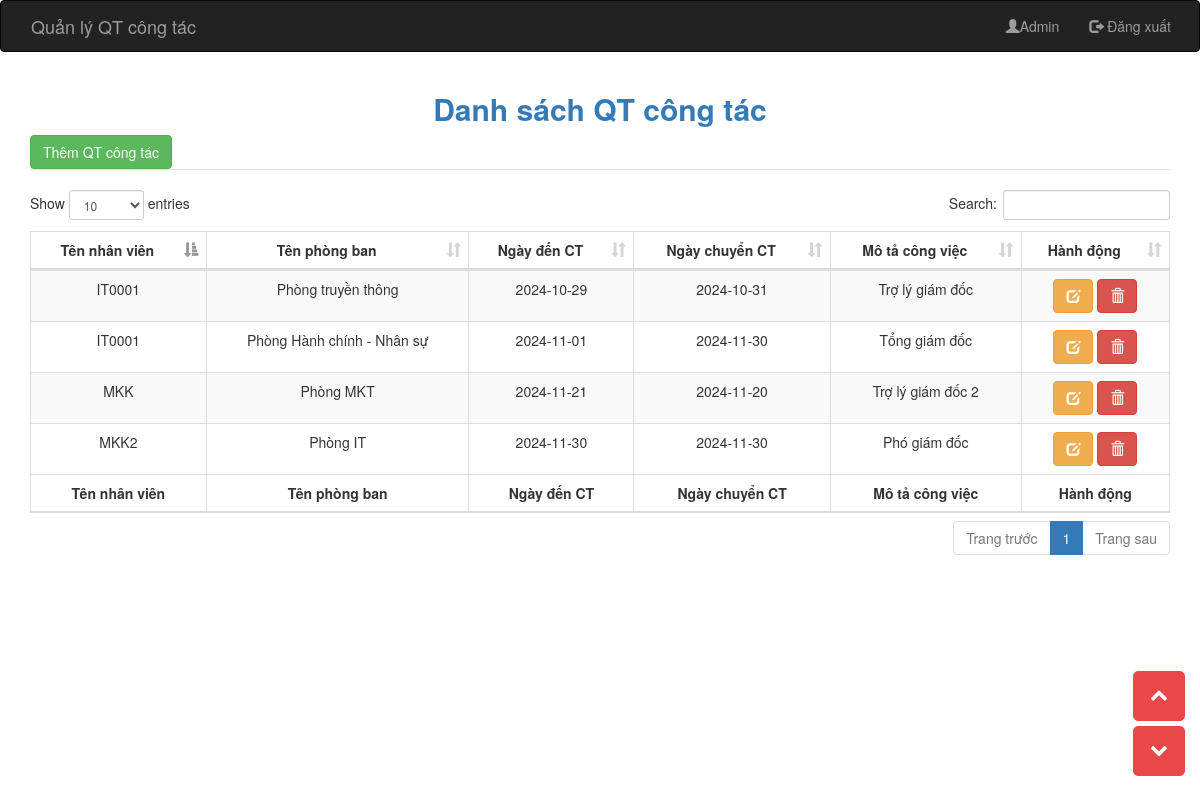
/experience.php (signed in), run on the app's committed database.
### tables this page shows
CREATE TABLE `QTCongTac` (
  `id` int unsigned NOT NULL AUTO_INCREMENT,
  `maNV` int unsigned NOT NULL,
  `maPB` int unsigned NOT NULL,
  `ngayDenCT` date DEFAULT NULL,
  `ngayChuyenCT` date DEFAULT NULL,
  `moTaCongViec` varchar(255) NOT NULL,
  PRIMARY KEY (`id`),
  KEY `fk_QTCongTac_2` (`maPB`),
  KEY `fk_QTCongTac_1_idx` (`maNV`),
  CONSTRAINT `fk_QTCongTac_1` FOREIGN KEY (`maNV`) REFERENCES `NhanVien` (`id`),
  CONSTRAINT `fk_QTCongTac_2` FOREIGN KEY (`maPB`) REFERENCES `PhongBan` (`id`) ON DELETE RESTRICT ON UPDATE RESTRICT
);

CREATE TABLE `NhanVien` (
  `id` int unsigned NOT NULL AUTO_INCREMENT,
  `maPB` int unsigned DEFAULT NULL,
  `hoTen` varchar(255) NOT NULL,
  `email` varchar(255) DEFAULT NULL,
  `soDT` varchar(255) NOT NULL,
  `anhThe` varchar(255) DEFAULT NULL,
  `gioiTinh` enum('Nam','Nữ','Khác') NOT NULL,
  `ngaySinh` date NOT NULL,
  `diaChi` varchar(255) NOT NULL,
  `bangCap` varchar(255) DEFAULT NULL,
  `soCMND` varchar(255) NOT NULL,
  `maBHXH` varchar(255) DEFAULT NULL,
  `maBHYT` varchar(255) DEFAULT NULL,
  `luong` int DEFAULT '0',
  PRIMARY KEY (`id`),
  KEY `fk_NhanVien_1_idx` (`maPB`),
  CONSTRAINT `fk_NhanVien_1` FOREIGN KEY (`maPB`) REFERENCES `PhongBan` (`id`)
);

CREATE TABLE `PhongBan` (
  `id` int unsigned NOT NULL AUTO_INCREMENT,
  `tenPB` varchar(255) DEFAULT NULL,
  `soDT` varchar(255) NOT NULL,
  `diaChi` varchar(255) NOT NULL,
  PRIMARY KEY (`id`)
);

### experience.php (the view, shortened to what this page needs)
<?php
include_once "connect-to-sql.php";
$data = $connection->query("SELECT NV.*, QT.id AS qTCTID, QT.ngayDenCT, QT.ngayChuyenCT, QT.moTaCongViec, PB.tenPB FROM QTCongTac AS QT JOIN NhanVien AS NV ON QT.maNV = NV.id JOIN PhongBan AS PB ON PB.id = QT.maPB");
?>
<!DOCTYPE html>
<html lang="en">
<head>
  <link rel="stylesheet" href="https://maxcdn.bootstrapcdn.com/bootstrap/3.4.0/css/bootstrap.min.css">
  <link rel="stylesheet" href="https://stackpath.bootstrapcdn.com/font-awesome/4.7.0/css/font-awesome.min.css">
  <link rel="stylesheet" href="public/css/bootstrap.min.css">
  <link rel="stylesheet" type="text/css" href="public/css/datatables.min.css"/>
  <link rel="stylesheet" type="text/css" href="public/css/back-top.css"/>
  <link rel="stylesheet" type="text/css" href="public/css/back-down.css"/>
</head>
<body>
  <nav class="navbar navbar-inverse container-fluid">
    <div class="container">
      <div class="navbar-header">
        <a class="navbar-brand" href="">Quản lý QT công tác</a>
      </div>
      <ul class="nav navbar-nav navbar-right">
        <li><a href="index-admin.php"><span class="glyphicon glyphicon-user"></span><?php echo $_SESSION["Admin"]; ?>  </a></li>
        <li><a href="logout.php"><span class="glyphicon glyphicon-log-out"></span> Đăng xuất</a></li>
      </ul>
    </div>
  </nav>
  <div class="container">
    <div class="row">
      <div class="col-md-12">
        <h2 class="text-center text-primary"><b>Danh sách QT công tác</b></h2>
      </div>
      <div class="col-md-12">
        <a href="create-experience-form.php" type="button" class="btn btn-success">Thêm QT công tác</a>
      </div>
    </div>
    <legend></legend>
    <div class="row">
      <div class="col-md-12">
        <table class="table table-bordered table-striped dataTable" id="myTable">
          <thead>
            <tr>
             <th>Tên nhân viên</th>
             <th>Tên phòng ban</th>
             <th>Ngày đến CT</th>
             <th>Ngày chuyển CT</th>
             <th>Mô tả công việc</th>
             <th>Hành động</th>
           </tr>
         </thead>
         <tfoot>
          <tr>
             <th>Tên nhân viên</th>
             <th>Tên phòng ban</th>
             <th>Ngày đến CT</th>
             <th>Ngày chuyển CT</th>
             <th>Mô tả công việc</th>
             <th>Hành động</th>
          </tr>
        </tfoot>
        <tbody>
         <?php
         if ($data->num_rows > 0) {
          while ($row = $data->fetch_assoc()) { ?>
            <tr>
              <td><?= $row['hoTen'] ?></td>
              <td><?= $row['tenPB'] ?></td>
              <td><?= $row['ngayDenCT'] ?></td>
              <td><?= $row['ngayChuyenCT'] ?></td>
              <td><?= $row['moTaCongViec'] ?></td>
              <td>
                  <a href="edit-experience-form.php?id=<?= $row['qTCTID'] ?>" type="button" class="btn btn-warning btn-edit" title="Sửa">
                    <i class="glyphicon glyphicon-edit"></i>
                  </a>
                  <button type="button" data-id="<?= $row['qTCTID'] ?>"
                    class="btn btn-danger btn-delete" title="Xoá"><i class="glyphicon glyphicon-trash"></i></button>
                  </td>
                </tr>
                <?php
              }
            }
            ?>
          </tbody>
        </table>
      </div>
    </div>
  </div>
  <p id="back-top" style=""><a id="top" href="javascript:void(0)"></a></p>
  <p id="back-down" style=""><a id="down" href="javascript:void(0)"></a></p>
  </body>
  </html>

### public/css/back-top.css (style rules this page uses)
#back-top { border-color: #ec6a54; }
#back-top { z-index: 15; position: fixed; right: 15px; bottom: 60px; background: -moz-backface-visibility: hidden; -webkit-backface-visibility: hidden; backface-visibility: hidden; display: inline-block; }
#back-top a:before { display: inline-block; font-family: FontAwesome; font-style: normal; font-weight: normal; line-height: 1; -webkit-font-smoothing: antialiased; -moz-osx-font-smoothing: grayscale; content: "\f077"; font-size: 18px; position: absolute; top: 14px; left: 16px; }
#back-top a { color: #fff; border-color: transparent; background-color: #ea4748; font: 600 11px/1.35 Lato,Helvetica, Arial, sans-serif; font-weight: 600; }
#back-top a { display: inline-block; text-align: center; height: 50px; width: 52px; border: 1px solid #ea4748; position: relative; text-transform: uppercase; padding-top: 25px; -moz-border-radius: 5px; -webkit-border-radius: 5px; border-radius: 5px; }
p { margin: 0 0 1.55rem; }

### public/css/back-down.css (style rules this page uses)
#back-down { border-color: #ec6a54; }
#back-down { z-index: 15; position: fixed; right: 15px; bottom: 5px; background: -moz-backface-visibility: hidden; -webkit-backface-visibility: hidden; backface-visibility: hidden; display: inline-block; }
#back-down a:before { display: inline-block; font-family: FontAwesome; font-style: normal; font-weight: normal; line-height: 1; -webkit-font-smoothing: antialiased; -moz-osx-font-smoothing: grayscale; content: "\f078"; font-size: 18px; position: absolute; top: 14px; left: 16px; }
#back-down a { color: #fff; border-color: transparent; background-color: #ea4748; font: 600 11px/1.35 Arial; font-weight: 600; }
#back-down a { display: inline-block; text-align: center; height: 50px; width: 52px; border: 1px solid #ea4748; position: relative; text-transform: uppercase; padding-top: 25px; -moz-border-radius: 5px; -webkit-border-radius: 5px; border-radius: 5px; }
p { margin: 0 0 1.55rem; }

### experience.php (style rules this page uses)
tr th { text-align: center; }
tr td { text-align: center; }

### data on the page
qtcongtac: maNV.hoTen "MKK", maPB.tenPB "Phòng MKT", ngayDenCT "2024-11-21", ngayChuyenCT "2024-11-20", moTaCongViec "Trợ lý giám đốc 2"
qtcongtac: maNV.hoTen "IT0001", maPB.tenPB "Phòng truyền thông", ngayDenCT "2024-10-29", ngayChuyenCT "2024-10-31", moTaCongViec "Trợ lý giám đốc"
qtcongtac: maNV.hoTen "IT0001", maPB.tenPB "Phòng Hành chính - Nhân sự", ngayDenCT "2024-11-01", ngayChuyenCT "2024-11-30", moTaCongViec "Tổng giám đốc"
qtcongtac: maNV.hoTen "MKK2", maPB.tenPB "Phòng IT", ngayDenCT "2024-11-30", ngayChuyenCT "2024-11-30", moTaCongViec "Phó giám đốc"

### other printed values
$_SESSION["Admin"] "Admin"
